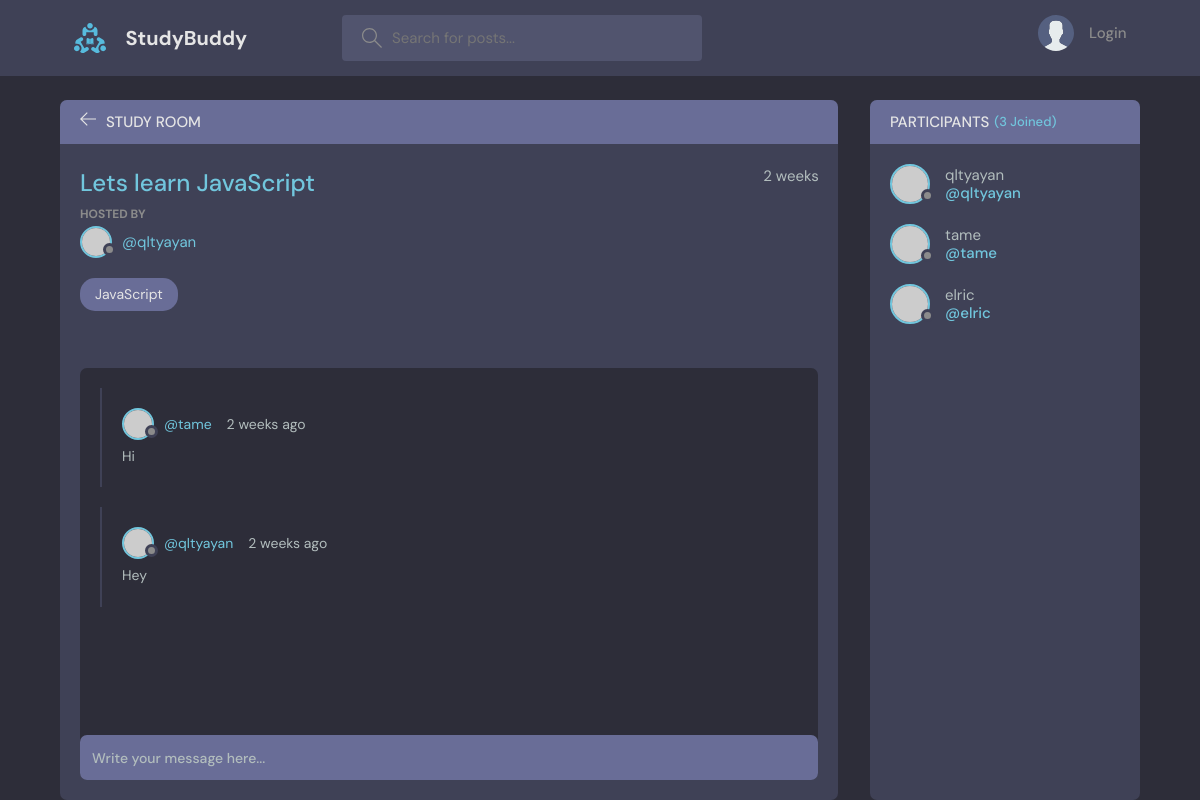
The page /room/1/ on the database its author committed.
### base/models.py (models this page shows, shortened)
class Room(models.Model):
    host =  models.ForeignKey(User, on_delete = models.SET_NULL, null=True)
    topic = models.ForeignKey(Topic, on_delete = models.SET_NULL, null=True)
    name = models.CharField(max_length=200)
    description = models.TextField(null=True, blank=True)
    participants = models.ManyToManyField(User, related_name='participants', blank=True)
    update = models.DateTimeField(auto_now=True) # will be used in the class Meta
    created = models.DateTimeField(auto_now_add=True) # will be used in the class Meta
    class Meta:
        ordering = ['-update', '-created'] #with "-" means updated order

class Topic(models.Model):
    name=models.CharField(max_length=200)
    def __str__ (self):
        return self.name

class Message(models.Model):
    user = models.ForeignKey(User,on_delete=models.CASCADE)
    room =  models.ForeignKey(Room, on_delete=models.CASCADE)
    body = models.TextField()
    update = models.DateTimeField(auto_now=True) # latest update timestamp
    created = models.DateTimeField(auto_now_add=True) # time of creation
    class Meta:
        ordering = ['-update', '-created'] #with "-" means updated order

### base/views.py (the view, shortened to what this page needs)
# urls.py: path('room/<str:pk>/', views.room, name='room'),  #pk is a variable that will be passed to the view
def room(request, pk):
    room = Room.objects.get(id=pk)
    room_messages = room.message_set.all().order_by('-created')  #-created to get the latest messages first
    participants = room.participants.all()
    context = {'room': room, 'room_messages':room_messages, 'participants':participants}
    return render(request, 'base/room.html', context)

### base/templates/base/room.html (shortened to what this page needs)
{% extends 'main.html' %}
{% block content %}
<main class="profile-page layout layout--2">
    <div class="container">
        <div class="room">
            <div class="room__top">
                <div class="room__topLeft">
                    <a href="{% url 'home' %}">
                        <svg version="1.1" xmlns="http://www.w3.org/2000/svg" width="32" height="32"
                            viewBox="0 0 32 32">
                            <title>arrow-left</title>
                            <path
                                d="M13.723 2.286l-13.723 13.714 13.719 13.714 1.616-1.611-10.96-10.96h27.625v-2.286h-27.625l10.965-10.965-1.616-1.607z">
                            </path>
                        </svg>
                    </a>
                    <h3>Study Room</h3>
                </div>
            </div>
            <div class="room__box scroll">
                <div class="room__header scroll">
                    <div class="room__info">
                        <h3>{{room.name}}</h3>
                        <span>{{room.created|timesince}}</span>
                    </div>
                    <div class="room__hosted">
                        <p>Hosted By</p>
                        <a href="{% url 'user-profile' room.host.id %}" class="room__author">
                            <div class="avatar avatar--small">
                                <img src="https://randomuser.me/api/portraits/men/37.jpg" />
                            </div>
                            <span>@{{room.host.username}}</span>
                        </a>
                    </div>
                    <span class="room__topics">{{room.topic}}</span>
                </div>
                <div class="room__conversation">
                    <div class="threads scroll">
                        {% for message in room_messages %}
                        <div class="thread">
                            <div class="thread__top">
                                <div class="thread__author">
                                    <a href="{% url 'user-profile' message.user.id %}" class="thread__authorInfo">
                                        <div class="avatar avatar--small">
                                            <img src="https://randomuser.me/api/portraits/men/37.jpg" />
                                        </div>
                                        <span>@{{message.user.username}}</span>
                                    </a>
                                    <span class="thread__date">{{message.created|timesince}} ago</span>
                                </div>
                            </div>
                            <div class="thread__details">
                                {{message.body}}
                            </div>
                        </div>
                        {% endfor %}
                    </div>
                </div>
            </div>
            <div class="room__message">
                <form action="#"><input name="" placeholder="Write your message here..." /></form>
            </div>
        </div>
        <div class="participants">
            <h3 class="participants__top">Participants <span>({{room.participants.all.count}} Joined)</span></h3>
            <div class="participants__list scroll">
                {% for user in participants %}
                <a href="{% url 'user-profile' user.id %}.html" class="participant">
                    <div class="avatar avatar--medium">
                        <img src="https://randomuser.me/api/portraits/men/37.jpg" />
                    </div>
                    <p>
                        {{user.username}}
                        <span>@{{user.username}}</span>
                    </p>
                </a>
                {% endfor %}
            </div>
        </div>
    </div>
</main>
{% endblock content %}

### rows shown on the page
Room: name "Lets learn JavaScript", created "2 weeks", host.username "qltyayan", topic "JavaScript", participants.all.count "3"
Message: user.username "tame", created "2 weeks", body "Hi"
Message: user.username "qltyayan", created "2 weeks", body "Hey"

### other values the page prints
{{ user.username }} "qltyayan"
{{ user.username }} "tame"
{{ user.username }} "elric"
